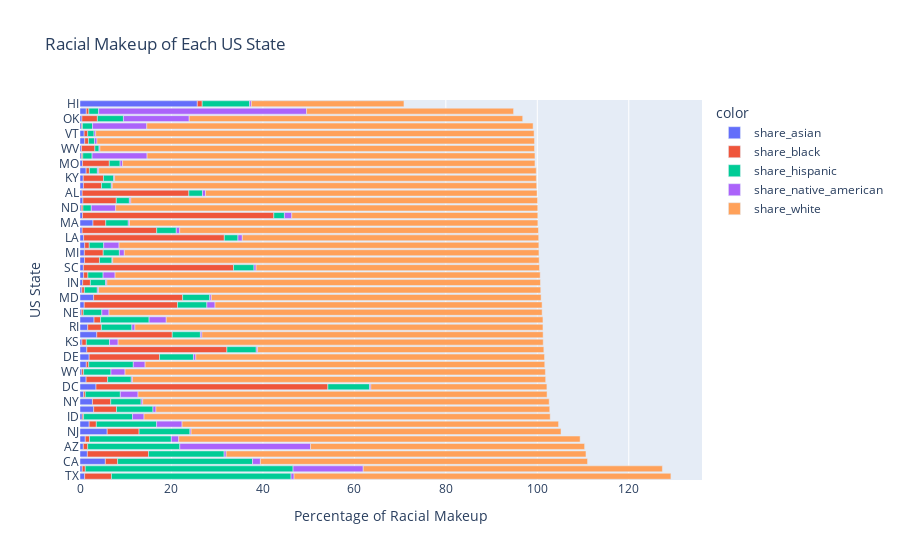

The code cell stored with this chart in its notebook:
### Code cell
bar_racial = px.bar(y=df_racialpercentage['Geographic area'], 
                    x=df_racialpercentage['Percentage'], 
                    orientation='h', 
                    title='Racial Makeup of Each US State', 
                    color=df_racialpercentage['Racial Makeup'],  
                    height=900)
bar_racial.update_layout(xaxis_title='Percentage of Racial Makeup', 
                   yaxis_title='US State', 
                   yaxis={'categoryorder':'total descending'})
bar_racial.show()

### Figure 1 — Plotly figure (JSON) as saved in the notebook; plotly's stock layout.template omitted (floating-point values rounded to 4 significant figures)
{"data": [{"alignmentgroup": "True", "hovertemplate": "color=share_asian<br>x=%{x}<br>y=%{y}<extra></extra>", "legendgroup": "share_asian", "marker": {"color": "#636efa", "pattern": {"shape": ""}}, "name": "share_asian", "offsetgroup": "share_asian", "orientation": "h", "showlegend": true, "textposition": "auto", "type": "bar", "x": [1.377, 0.4798, 0.4771, 0.7266, 5.543, 1.155, 2.99, 3.5, 2, 1.617, 1.492, 25.65, 0.4008, 0.4877, 1.337, 0.5868, 0.4264, 0.711, 0.7865, 2.842, 2.98, 1.032, 0.9542, 1.026, 0.5483, 0.5461, 0.3189, 0.9263, 0.2935, 0.2919, 1.343, 5.945, 0.4939, 2.007, 2.719, 0.7515, 0.4265, 1.379, 0.989, 1.688, 0.74, 0.3179, 0.6373, 1.012, 0.7709, 3.669, 0.9101, 3.075, 0.7908, 0.3411, 0.3877], "xaxis": "x", "y": ["AK", "AL", "AR", "AZ", "CA", "CO", "CT", "DC", "DE", "FL", "GA", "HI", "IA", "ID", "IL", "IN", "KS", "KY", "LA", "MA", "MD", "ME", "MI", "MN", "MO", "MS", "MT", "NC", "ND", "NE", "NH", "NJ", "NM", "NV", "NY", "OH", "OK", "OR", "PA", "RI", "SC", "SD", "TN", "TX", "UT", "VA", "VT", "WA", "WI", "WV", "WY"], "yaxis": "y"}, {"alignmentgroup": "True", "hovertemplate": "color=share_black<br>x=%{x}<br>y=%{y}<extra></extra>", "legendgroup": "share_black", "marker": {"color": "#EF553B", "pattern": {"shape": ""}}, "name": "share_black", "offsetgroup": "share_black", "orientation": "h", "showlegend": true, "textposition": "auto", "type": "bar", "x": [0.5625, 23.32, 16.3, 0.9545, 2.68, 0.9177, 4.992, 50.7, 15.39, 13.37, 30.63, 1.071, 0.5635, 0.2952, 4.704, 1.688, 0.9605, 4.421, 30.78, 2.791, 19.46, 0.8198, 4.124, 1.001, 5.862, 41.83, 0.2266, 20.4, 0.3574, 0.4205, 0.7156, 6.975, 0.667, 1.567, 4.008, 3.96, 3.376, 0.5281, 3.27, 2.988, 32.83, 0.29, 7.303, 5.866, 0.385, 16.51, 0.7706, 1.427, 0.9373, 2.915, 0.3975], "xaxis": "x", "y": ["AK", "AL", "AR", "AZ", "CA", "CO", "CT", "DC", "DE", "FL", "GA", "HI", "IA", "ID", "IL", "IN", "KS", "KY", "LA", "MA", "MD", "ME", "MI", "MN", "MO", "MS", "MT", "NC", "ND", "NE", "NH", "NJ", "NM", "NV", "NY", "OH", "OK", "OR", "PA", "RI", "SC", "SD", "TN", "TX", "UT", "VA", "VT", "WA", "WI", "WV", "WY"], "yaxis": "y"}, {"alignmentgroup": "True", "hovertemplate": "color=share_hispanic<br>x=%{x}<br>y=%{y}<extra></extra>", "legendgroup": "share_hispanic", "marker": {"color": "#00cc96", "pattern": {"shape": ""}}, "name": "share_hispanic", "offsetgroup": "share_hispanic", "orientation": "h", "showlegend": true, "textposition": "auto", "type": "bar", "x": [2.131, 2.98, 4.273, 20.14, 29.51, 17.9, 7.976, 9.1, 7.417, 16.53, 6.415, 10.36, 2.819, 10.7, 5.171, 3.318, 5.072, 2.226, 2.977, 4.926, 5.931, 1.313, 3.535, 3.154, 2.358, 2.322, 2.192, 6.413, 1.823, 4.07, 1.745, 11.12, 45.43, 13.17, 6.629, 2.13, 5.696, 9.751, 2.733, 6.668, 4.475, 2.037, 2.856, 39.27, 7.663, 6.153, 1.38, 10.61, 3.323, 0.9042, 5.988], "xaxis": "x", "y": ["AK", "AL", "AR", "AZ", "CA", "CO", "CT", "DC", "DE", "FL", "GA", "HI", "IA", "ID", "IL", "IN", "KS", "KY", "LA", "MA", "MD", "ME", "MI", "MN", "MO", "MS", "MT", "NC", "ND", "NE", "NH", "NJ", "NM", "NV", "NY", "OH", "OK", "OR", "PA", "RI", "SC", "SD", "TN", "TX", "UT", "VA", "VT", "WA", "WI", "WV", "WY"], "yaxis": "y"}, {"alignmentgroup": "True", "hovertemplate": "color=share_native_american<br>x=%{x}<br>y=%{y}<extra></extra>", "legendgroup": "share_native_american", "marker": {"color": "#ab63fa", "pattern": {"shape": ""}}, "name": "share_native_american", "offsetgroup": "share_native_american", "orientation": "h", "showlegend": true, "textposition": "auto", "type": "bar", "x": [45.48, 0.6593, 0.7599, 28.59, 1.715, 1.625, 0.6566, 0.3, 0.5237, 0.4554, 0.3003, 0.3881, 0.2714, 2.525, 0.2618, 0.2758, 1.873, 0.2101, 0.9573, 0.2652, 0.3409, 0.545, 1.077, 3.363, 0.5427, 1.615, 11.87, 1.788, 5.33, 1.56, 0.2875, 0.2571, 15.34, 5.577, 0.3613, 0.215, 14.38, 2.582, 0.1616, 0.6706, 0.4628, 12.03, 0.3166, 0.6574, 3.87, 0.3423, 0.3697, 3.75, 2.62, 0.2002, 3.08], "xaxis": "x", "y": ["AK", "AL", "AR", "AZ", "CA", "CO", "CT", "DC", "DE", "FL", "GA", "HI", "IA", "ID", "IL", "IN", "KS", "KY", "LA", "MA", "MD", "ME", "MI", "MN", "MO", "MS", "MT", "NC", "ND", "NE", "NH", "NJ", "NM", "NV", "NY", "OH", "OK", "OR", "PA", "RI", "SC", "SD", "TN", "TX", "UT", "VA", "VT", "WA", "WI", "WV", "WY"], "yaxis": "y"}, {"alignmentgroup": "True", "hovertemplate": "color=share_white<br>x=%{x}<br>y=%{y}<extra></extra>", "legendgroup": "share_white", "marker": {"color": "#FFA15A", "pattern": {"shape": ""}}, "name": "share_white", "offsetgroup": "share_white", "orientation": "h", "showlegend": true, "textposition": "auto", "type": "bar", "x": [45.26, 72.51, 78.45, 59.93, 71.54, 87.77, 86.11, 38.5, 76.25, 78.67, 62.59, 33.37, 96.71, 88.82, 90.36, 94.82, 92.96, 92.23, 64.81, 89.3, 72.12, 95.69, 90.67, 91.8, 90.18, 53.8, 84.48, 71.52, 92.29, 94.72, 95.68, 80.89, 65.42, 82.33, 88.88, 92.8, 72.93, 87.39, 93.25, 89.23, 61.98, 84.82, 88.95, 82.4, 89.44, 74.6, 95.87, 82.38, 92.96, 95.04, 91.92], "xaxis": "x", "y": ["AK", "AL", "AR", "AZ", "CA", "CO", "CT", "DC", "DE", "FL", "GA", "HI", "IA", "ID", "IL", "IN", "KS", "KY", "LA", "MA", "MD", "ME", "MI", "MN", "MO", "MS", "MT", "NC", "ND", "NE", "NH", "NJ", "NM", "NV", "NY", "OH", "OK", "OR", "PA", "RI", "SC", "SD", "TN", "TX", "UT", "VA", "VT", "WA", "WI", "WV", "WY"], "yaxis": "y"}], "layout": {"autosize": true, "barmode": "relative", "legend": {"title": {"text": "color"}, "tracegroupgap": 0}, "title": {"text": "Racial Makeup of Each US State"}, "xaxis": {"anchor": "y", "autorange": true, "domain": [0, 1], "range": [0, 136.0], "title": {"text": "Percentage of Racial Makeup"}, "type": "linear"}, "yaxis": {"anchor": "x", "autorange": true, "categoryorder": "total descending", "domain": [0, 1], "range": [-0.5, 50.5], "title": {"text": "US State"}, "type": "category"}}}
